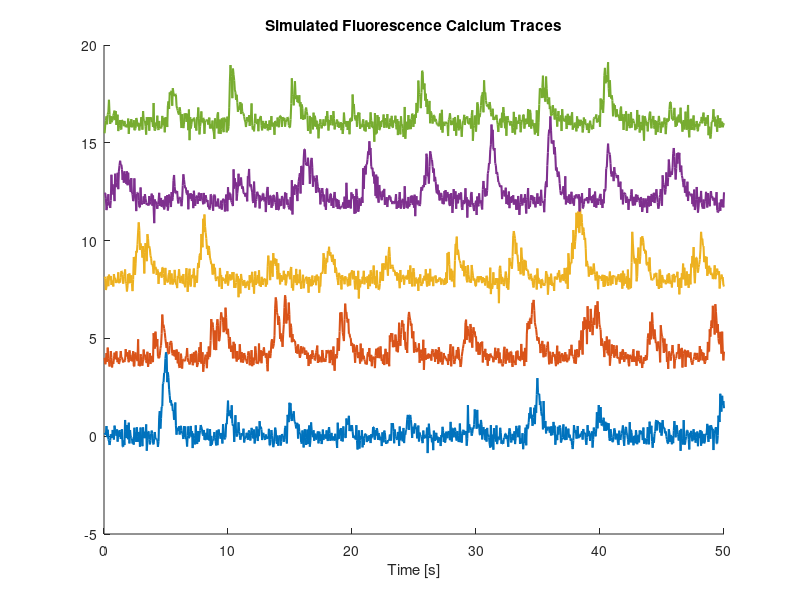

This chart was generated by the following MATLAB code: (Note: this script raises an error after producing the figure.)
%% This script demonstrates the procedures for simulating fluorescence calcium traces with plots for illustration
%% Package required before running the demo: CNMF_E-master (https://github.com/zhoupc/CNMF_E)
clear
clc

%% Set up
seed = 99;
rng(seed);
framerate = 20;       % Hz

%% Construct Positions
trackLen = 100;       % cm
NumLap = 20;
NumTStepperLap = 100;
TotalTStep = NumLap*NumTStepperLap;

PosPerLap = linspace(0,trackLen,NumTStepperLap);
temp = (repmat(PosPerLap,NumLap))';  % Input dimension for function: NumTSteps x NumNeurons
position = temp(:,1);

%% Construct Tuning Curves
NumNeuron = 50;
max_tuning_pos = linspace(0,trackLen,NumNeuron); % Peak firing positions for each neuron
std_tuning = 8;        % cm

firingrate_max = 5;   % Hz
firingrate_timeseries = zeros(NumNeuron,TotalTStep);

for iNeuron = 1:NumNeuron
    firingrate_timeseries(iNeuron,:) = firingrate_max*...
        exp(-0.5*( (position - max_tuning_pos(iNeuron))/std_tuning).^2);
end

%% Spikes
trueSpikes = zeros(NumNeuron,TotalTStep);
% dt = 1
for iTStep = 1:TotalTStep
    for iNeuron = 1:NumNeuron
        trueSpikes(iNeuron,iTStep) = (rand < firingrate_timeseries(iNeuron,iTStep)/framerate);
    end
end % Ground True Spikes

%% AR 2: Spikes to Calcium Traces
trueConcentration = double(trueSpikes);
AR_order = 2;
b = 0;
noise_std = 0.3;              % Variance of Gaussian Noise to the fluorescence

% Generate AR coeffiencients:
% Credit to Wei X et.al.,2019. A zero-inflated gamma model for post-deconvolved calcium imaging traces
temporal_bin = 1/framerate * 1000;   % milisecond
decay_cst = 400;                     % decay constant: milisecond
tau_r = 1;
e_ac = [-1/decay_cst, -1/tau_r];      % if AR(1) then tau_r=0
lambda_1 = exp(e_ac(1)*temporal_bin); % how much decay in one time bin
lambda_2 = exp(e_ac(2)*temporal_bin);
AR_coeff1 = lambda_1 + lambda_2;
AR_coeff2 = -1*lambda_1*lambda_2;

AR_coeff = [AR_coeff2;AR_coeff1;1];

% Calculate the calcium concentration based on AR 2
for t = (AR_order + 1): TotalTStep
    trueConcentration(:, t) = trueConcentration(:, (t - AR_order):t) * AR_coeff;   % Concentration
end

Fluorescence = b + trueConcentration + noise_std * randn(NumNeuron, TotalTStep);

%% Plot Fluorescence Calcium Traces: Figure 6B
randiNeuron = [50 42 30 10 1]; 
NumTraces = 5;
time_interval = (1:1000)/framerate;

figure;hold on; set(gcf,'Position',[235  235  845  376])
for iTrace = 1:NumTraces
    plot(time_interval,Fluorescence(randiNeuron(iTrace),1:1000) + 4*(iTrace-1)*ones(size(time_interval)),...
        '-','LineWidth',1.5)
end
title('Simulated Fluorescence Calcium Traces')
xlabel('Time [s]')

%% Plot One Neuron's Fluorescence Calcium Trace, True Spikes, Inferred Spikes
%% Peak of Calcium Trace Identified, Filtered MPP: Figure 6C
NeuronID =  5; % randi(NumNeuron)
y = Fluorescence(NeuronID,:);

MinProm = 0.00;
peak_min = max(y)*0.30; 
[pks,locs] = findpeaks(y,'MinPeakHeight',peak_min,'MinPeakProminence',MinProm);

[cUnit, sUnit, optionsUnit] = deconvolveCa(y, 'ar1','constrained','optimize_b', 'optimize_pars');
FluorsceMag = zeros(size(y));
FluorsceMag(locs) = pks;
h1 = [0.1, 0.2, 0.4, 0, 0];
h = h1/sum(h1);
x = FluorsceMag;
FilterMPP = conv(x,h,'same');

figure; set(gcf,'Position',[37,75,1196, 551]) 
subplot(5,1,1);
plot(y,'.-','LineWidth',0.8);
xlim([0,450])
set(gca,'FontSize',14,'FontWeight','bold');
set(gca,'XTick',[])
set(gca,'YTick',[])
legend('Raw Fluorescence Trace')

subplot(5,1,2);
h2 = stem(trueSpikes(NeuronID,:),'k','LineWidth',1);
set(h2, 'Marker', 'none');
ylim([0,2])
xlim([0,450])
set(gca,'FontSize',14,'FontWeight','bold');
set(gca,'XTick',[])
set(gca,'YTick',[])
legend('True Spikes')

subplot(5,1,3);
h = stem(sUnit,'r','LineWidth',1);
set(h, 'Marker', 'none');
xlim([0,450])
set(gca,'FontSize',14,'FontWeight','bold');
set(gca,'XTick',[])
set(gca,'YTick',[])
legend('Inferred Spikes from Spike Deconvolution')

subplot(5,1,4);
h3 = stem(locs,pks,'b','LineWidth',1);
set(h3, 'Marker', 'none');
xlim([0,450])
set(gca,'FontSize',14,'FontWeight','bold');
set(gca,'XTick',[])
set(gca,'YTick',[])
legend('Peak Identified')

subplot(5,1,5)
h4 = stem(FilterMPP,'cyan','LineWidth',1);
set(h4, 'Marker', 'none');
xlim([0,450])
set(gca,'FontSize',12,'FontWeight','bold');
set(gca,'XTick',[0:200:400])
set(gca,'YTick',[])
legend('Filtered MPP')
xlabel('Time Steps')

